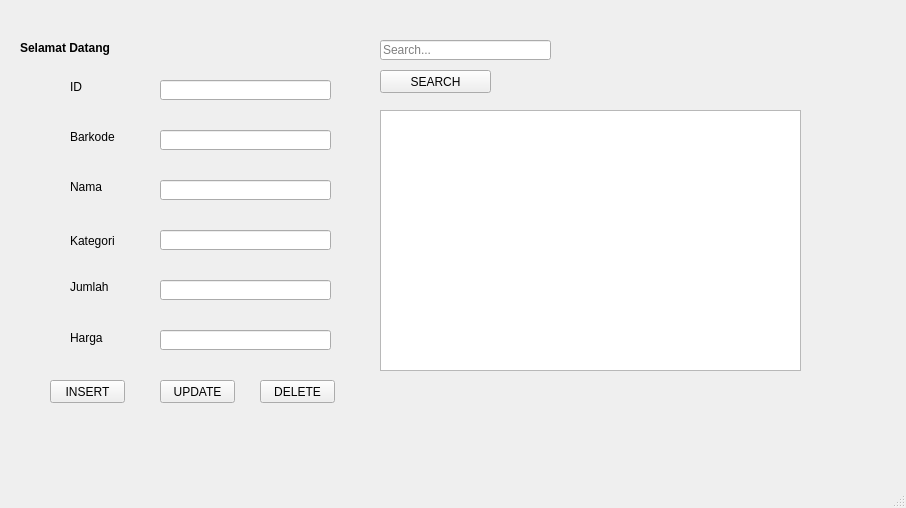
<?xml version="1.0" encoding="UTF-8"?>
<ui version="4.0">
 <class>MainWindow</class>
 <widget class="QMainWindow" name="MainWindow">
  <property name="geometry">
   <rect>
    <x>0</x>
    <y>0</y>
    <width>906</width>
    <height>508</height>
   </rect>
  </property>
  <property name="windowTitle">
   <string>MainWindow</string>
  </property>
  <widget class="QWidget" name="centralwidget">
   <widget class="QLabel" name="label_1">
    <property name="geometry">
     <rect>
      <x>70</x>
      <y>80</y>
      <width>47</width>
      <height>13</height>
     </rect>
    </property>
    <property name="text">
     <string>ID</string>
    </property>
   </widget>
   <widget class="QLabel" name="label_2">
    <property name="geometry">
     <rect>
      <x>70</x>
      <y>130</y>
      <width>47</width>
      <height>14</height>
     </rect>
    </property>
    <property name="text">
     <string>Barkode</string>
    </property>
   </widget>
   <widget class="QLabel" name="label_3">
    <property name="geometry">
     <rect>
      <x>70</x>
      <y>180</y>
      <width>47</width>
      <height>14</height>
     </rect>
    </property>
    <property name="text">
     <string>Nama</string>
    </property>
   </widget>
   <widget class="QLabel" name="label_4">
    <property name="geometry">
     <rect>
      <x>70</x>
      <y>280</y>
      <width>47</width>
      <height>14</height>
     </rect>
    </property>
    <property name="text">
     <string>Jumlah</string>
    </property>
   </widget>
   <widget class="QLabel" name="label_5">
    <property name="geometry">
     <rect>
      <x>70</x>
      <y>330</y>
      <width>47</width>
      <height>16</height>
     </rect>
    </property>
    <property name="text">
     <string>Harga</string>
    </property>
   </widget>
   <widget class="QLineEdit" name="lineID">
    <property name="geometry">
     <rect>
      <x>160</x>
      <y>80</y>
      <width>171</width>
      <height>20</height>
     </rect>
    </property>
   </widget>
   <widget class="QLineEdit" name="lineBarkode">
    <property name="geometry">
     <rect>
      <x>160</x>
      <y>130</y>
      <width>171</width>
      <height>20</height>
     </rect>
    </property>
   </widget>
   <widget class="QLineEdit" name="lineName">
    <property name="geometry">
     <rect>
      <x>160</x>
      <y>180</y>
      <width>171</width>
      <height>20</height>
     </rect>
    </property>
   </widget>
   <widget class="QLineEdit" name="lineQty">
    <property name="geometry">
     <rect>
      <x>160</x>
      <y>280</y>
      <width>171</width>
      <height>20</height>
     </rect>
    </property>
   </widget>
   <widget class="QLineEdit" name="lineHarga">
    <property name="geometry">
     <rect>
      <x>160</x>
      <y>330</y>
      <width>171</width>
      <height>20</height>
     </rect>
    </property>
   </widget>
   <widget class="QLabel" name="labelResult">
    <property name="geometry">
     <rect>
      <x>20</x>
      <y>40</y>
      <width>331</width>
      <height>16</height>
     </rect>
    </property>
    <property name="font">
     <font>
      <bold>true</bold>
     </font>
    </property>
    <property name="text">
     <string>Selamat Datang</string>
    </property>
   </widget>
   <widget class="QPushButton" name="btnTambah">
    <property name="geometry">
     <rect>
      <x>50</x>
      <y>380</y>
      <width>75</width>
      <height>23</height>
     </rect>
    </property>
    <property name="text">
     <string>INSERT</string>
    </property>
   </widget>
   <widget class="QPushButton" name="btnUbah">
    <property name="geometry">
     <rect>
      <x>160</x>
      <y>380</y>
      <width>75</width>
      <height>23</height>
     </rect>
    </property>
    <property name="text">
     <string>UPDATE</string>
    </property>
   </widget>
   <widget class="QPushButton" name="btnHapus">
    <property name="geometry">
     <rect>
      <x>260</x>
      <y>380</y>
      <width>75</width>
      <height>23</height>
     </rect>
    </property>
    <property name="text">
     <string>DELETE</string>
    </property>
   </widget>
   <widget class="QPushButton" name="btnCari">
    <property name="geometry">
     <rect>
      <x>380</x>
      <y>70</y>
      <width>111</width>
      <height>23</height>
     </rect>
    </property>
    <property name="text">
     <string>SEARCH</string>
    </property>
   </widget>
   <widget class="QLineEdit" name="lineCari">
    <property name="geometry">
     <rect>
      <x>380</x>
      <y>40</y>
      <width>171</width>
      <height>20</height>
     </rect>
    </property>
    <property name="placeholderText">
     <string>Search...</string>
    </property>
   </widget>
   <widget class="QTableView" name="tableView">
    <property name="geometry">
     <rect>
      <x>380</x>
      <y>110</y>
      <width>421</width>
      <height>261</height>
     </rect>
    </property>
   </widget>
   <widget class="QLineEdit" name="lineKategori">
    <property name="geometry">
     <rect>
      <x>160</x>
      <y>230</y>
      <width>171</width>
      <height>20</height>
     </rect>
    </property>
   </widget>
   <widget class="QLabel" name="label_6">
    <property name="geometry">
     <rect>
      <x>70</x>
      <y>230</y>
      <width>51</width>
      <height>21</height>
     </rect>
    </property>
    <property name="text">
     <string>Kategori</string>
    </property>
   </widget>
  </widget>
  <widget class="QMenuBar" name="menubar">
   <property name="geometry">
    <rect>
     <x>0</x>
     <y>0</y>
     <width>906</width>
     <height>22</height>
    </rect>
   </property>
  </widget>
  <widget class="QStatusBar" name="statusbar"/>
 </widget>
 <resources/>
 <connections/>
</ui>
